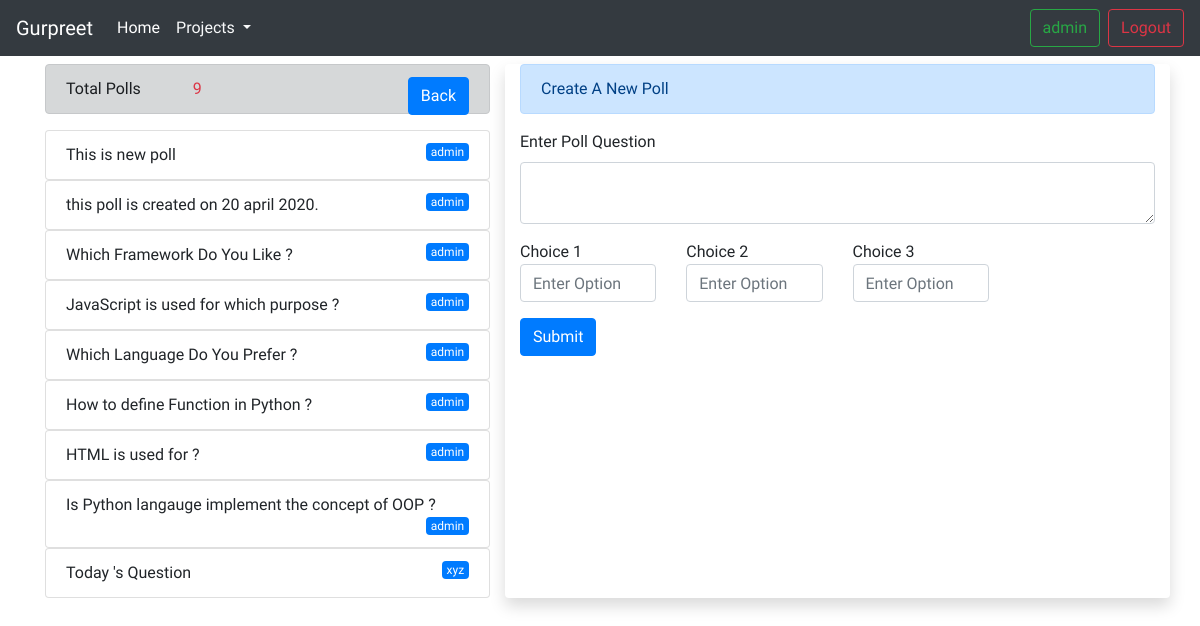
/poll/ (signed in), run on an earlier commit of the app's database.
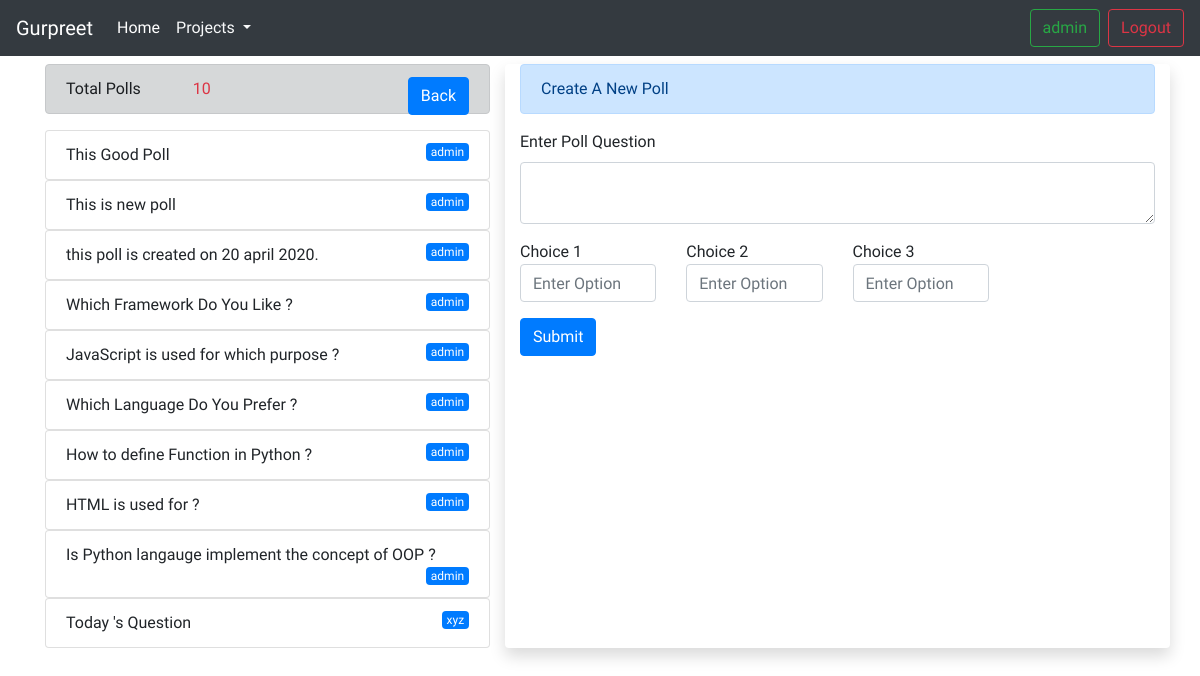
And on a later commit of the database.
### poll/models.py (models this page shows, shortened)
class CommonInfo(models.Model):
    created_on = models.DateTimeField(auto_now_add=True,null=True)
    updated_on = models.DateTimeField(auto_now = True,null=True)
    class Meta :
        abstract = True
        ordering = ['-created_on']
    """
    Abstract base classes are useful when you want to put some common information into a number of other models. You write your base class and put abstract=True in the Meta class. This model will then not be used to create any database table.
    """

class Question(CommonInfo):
    created_by = models.ForeignKey(User,on_delete=models.CASCADE)
    title = models.TextField(null=True)
    """

    The reason the reverse is a queryset is, ForeignKey is 1-to-many relationship. Hence, the reverse is a queryset
    The _set object is made available when related_name is not specified.

     """

### poll/decorators.py (the view)
    def wrapper_func(request,*args,**kwargs):
        group = None
        if request.user.groups.exists():
            group = request.user.groups.all()[0].name
        if group == "user":
            messages.info(request,"Only Admin Can Access This Page !!!!.")
            return redirect("total_polls")
        if group == "admin":
            return view_func(request,*args,**kwargs)
        if group == None:
            messages.info(request,"Please Login First !!!!.")
            return redirect("total_polls")

### poll/forms.py
class Question_Form(forms.ModelForm):
    class Meta :
        model = Question
        fields = ['title']

### d_forms/processors.py (called while the page is built)
def context_blog(request):
    blog  = Blog.objects.all()
    context = {'context_data': blog}
    return {'context_data': blog}

### poll/views.py (called while the page is built, shortened)
@login_required(login_url="login")
@admin_only
def index(request):
    recent_question = Question.objects.all().order_by('-created_on')
    total = Question.objects.count()
    choice_form = [Choice_Form(prefix=str(x),instance=Choice()) for x in range(1,4)]
    question_form = Question_Form()
    context = {
        "question_form":question_form,
        "choice_form":choice_form,
        "recent_question": recent_question,
        "total":total
        }
    return render(request,"poll/index.html",context)

### poll/templates/poll/index.html (shortened to what this page needs)
{% extends "poll/layout.html"%}
{% block body %}
{% load widget_tweaks %}
    <div class="container">
        <div class="row mt-2">
            <div class="col-md-5">
                <div class="alert alert-dark" >
                    Total Polls     <span class="text-danger ml-5"> {{total}} </span>
                      <a href="{% url 'total_polls' %}" class="btn btn-primary float-right"> Back</a>
                </div>
                {% for i in recent_question|slice:"0:10" %}
                <ul class="list-group ">
                    <li class="list-group-item"> {{i.title}}  <span class="badge badge-primary float-right font-weight-normal">{{i.created_by}}</span> </li>
                </ul>
                {% endfor %}
            </div>
            <div class="col-md-7 shadow bg-white rounded">
                <div class="alert alert-primary" role="alert">
                    Create A New Poll
                </div>
            <form action="" method="Post">
                <div class="form-group">
                    <label for="">Enter Poll Question</label>
                    {% render_field question_form.title|attr:"rows:2" class="form-control" %}
                </div>
                <div class="row">
                    {% for i in choice_form %}
                        <div class="col-md-3">
                            Choice {{ forloop.counter }}
                            {% render_field i.text class="form-control"    placeholder="Enter Option " %}
                        </div>
                    {% endfor %}
                </div>
                <button type="submit" class="btn btn-primary mt-3  ">Submit</button>
            </form>
            </div>
        </div>
    </div>
 {% endblock body%}

What changed in the data, as far as the page shows it:
added Question: title "This Good Poll", created_by "admin"
Also different on the page:
{{ total }}: "9" → "10"
